Frame 1 (no input): blank canvas, image omitted
Frame 60 (no input): blank canvas, image omitted
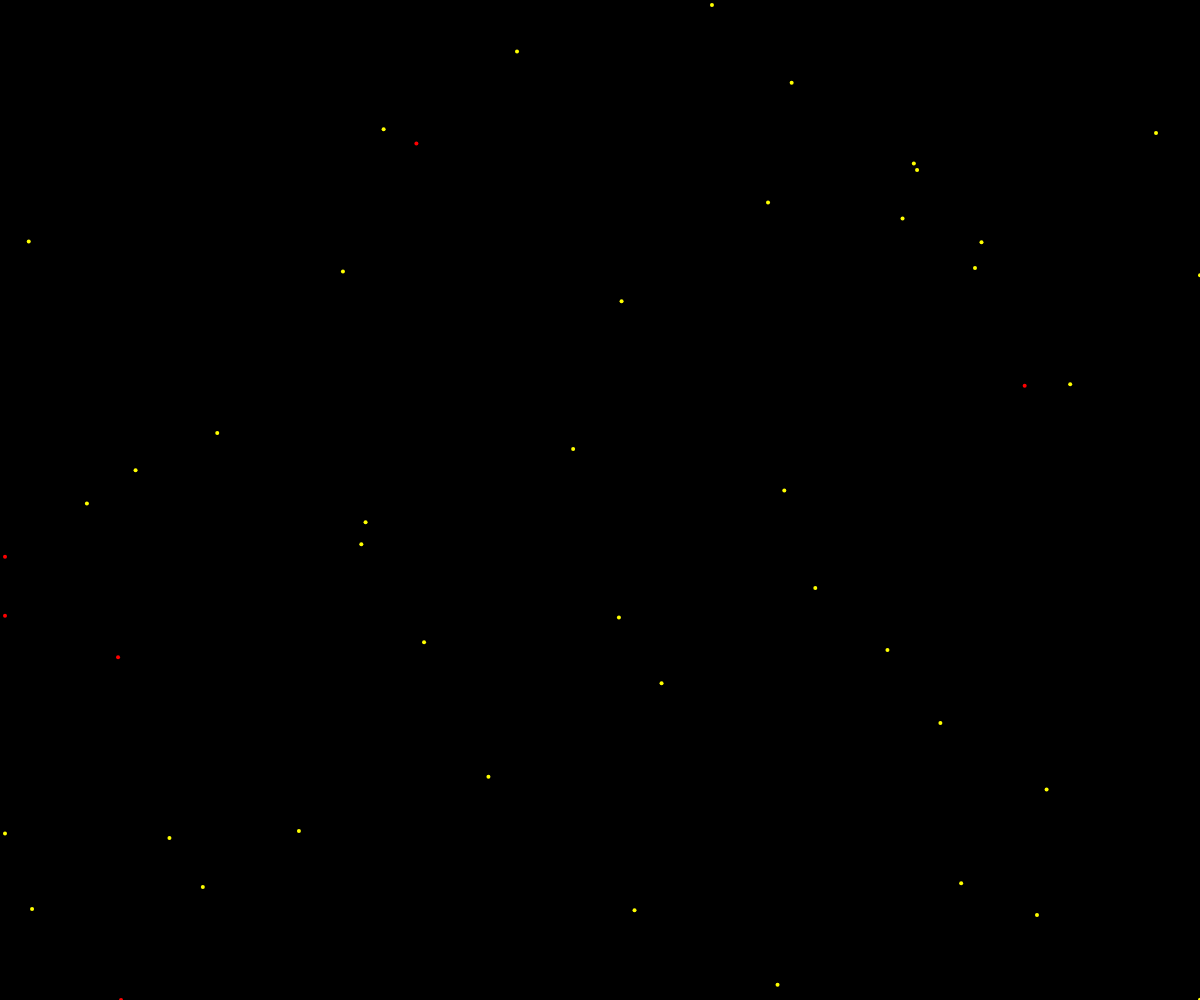
Frame 120 (the mouse pressed at the canvas centre since frame 60)

The p5.js sketch whose frames 1 and 60 were blank and that drew this single picture after the mouse press (run headless with seeded random() and noise() and a simulated clock; from frame 60 on, the mouse is pressed at the canvas centre):

// p5.js sketch
// ── sketch.js
let prey = [];
let predators = [];

let preyCount = 10;
let predatorCount = 10;

let predatorDeathRate = 0.005;
let preyLifeRate = 0.02;


function setup(){
  createCanvas(windowWidth,windowHeight)
  // Inisialisasi prey
  for (let i = 0; i < preyCount; i++) {
    prey.push(new Prey());
  }

  // Inisialisasi predator
  for (let i = 0; i < predatorCount; i++) {
    predators.push(new Predator());
  }
}

function draw(){
  background(0)
  noStroke()

  // Perbarui dan tampilkan predator
  for (let predator of predators) {
    predator.update();
    predator.constrain();
    predator.render();
  }

  // Perbarui dan tampilkan prey
  for (let p of prey) {
    p.update();
    p.constrain();
    p.render();

    // Deteksi kolisi dengan predator
    for (let predator of predators) {
      if (p.collide(predator)) {
        // Jika kolisi terjadi, tambahkan predator baru
        predators.push(new Predator());

        // Kurangi jumlah prey
        prey.splice(prey.indexOf(p), 1);
        break;
      }
    }
  }

  // Tingkat kematian predator
  for (let i = predators.length - 1; i >= 0; i--) {
    if (random() < predatorDeathRate) {
      predators.splice(i, 1);
    }
  }

  // Tingkat kehidupan prey
  for (let i = 0; i < preyCount; i++) {
    if (random() < preyLifeRate) {
      prey.push(new Prey());
    }
  }  
}

class Prey {
  constructor() {
    this.pos = createVector(random(windowWidth), random(windowHeight));
    this.vel = createVector(random(-1, 1), random(-1, 1));
    this.acc = createVector(0, 0);
    this.maxSpeed = 1;
    this.radius = 2;
  }

  update() {
    this.vel.add(this.acc);
    this.vel.limit(this.maxSpeed);
    this.pos.add(this.vel);
    this.acc.mult(0);
  }

  render() {
    push();
    translate(this.pos.x, this.pos.y);
    noStroke();
    fill('yellow');
    ellipse(0, 0, this.radius * 2);
    pop();
  }

  collide(predator) {
    let d = dist(this.pos.x, this.pos.y, predator.pos.x, predator.pos.y);
    return d < this.radius + predator.radius;
  }

  constrain() {
    if (this.pos.x < 5) this.pos.x = 5;
    if (this.pos.x > windowWidth) this.pos.x = windowWidth;
    if (this.pos.y < 5) this.pos.y = 5;
    if (this.pos.y > windowHeight) this.pos.y = windowHeight;
  }
}

class Predator {
  constructor() {
    this.pos = createVector(random(windowWidth), random(windowHeight));
    this.vel = createVector(random(-1, 1), random(-1, 1));
    this.acc = createVector(0, 0);
    this.maxSpeed = 1;
    this.radius = 2;
  }

  update() {
    this.vel.add(this.acc);
    this.vel.limit(this.maxSpeed);
    this.pos.add(this.vel);
    this.acc.mult(0);
  }

  render() {
    push();
    translate(this.pos.x, this.pos.y);
    noStroke();
    fill('red');
    ellipse(0, 0, this.radius * 2);
    pop();
  }

    constrain() {
    if (this.pos.x < 5) this.pos.x = 5;
    if (this.pos.x > windowWidth) this.pos.x = windowWidth;
    if (this.pos.y < 5) this.pos.y = 5;
    if (this.pos.y > windowHeight) this.pos.y = windowHeight;
  }
}

// Event listener untuk mengubah tingkat kematian predator
function setPredatorDeathRate(value) {
  predatorDeathRate = value;
}

// Event listener untuk mengubah tingkat kehidupan prey
function setPreyLifeRate(value) {
  preyLifeRate = value;
}
